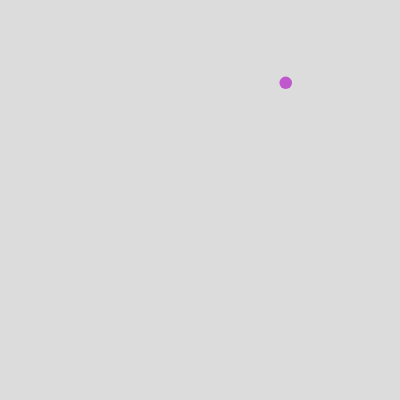
Frame 1 (no input)
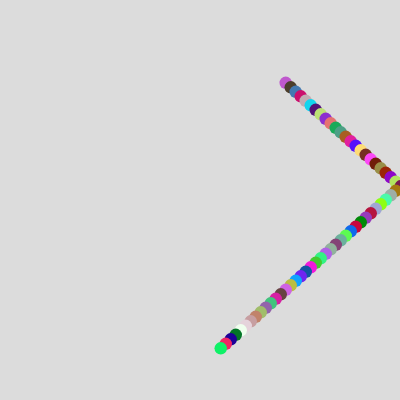
Frame 60 (no input)
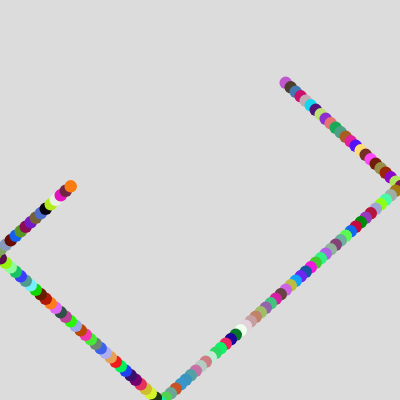
Frame 120 (the mouse pressed at the canvas centre since frame 60)

The p5.js sketch that drew these frames (run headless with seeded random() and noise() and a simulated clock; from frame 60 on, the mouse is pressed at the canvas centre):

// p5.js sketch
// ── sketch.js
var r, g, b;
var circleEffect;
var startX, startY;
var speedX, speedY;
var sprayEffect;
var x,y;

function setup() {
  createCanvas(400, 400);
  background(220);
  startX = random(width);
  startY = random(height);
  speedX = 5;
  speedY = 4.5;
  circleEffect = true;
  x = width/2;
  y = height/2;
  sprayEffect = false;
}

function draw() {
  r = random (255);
  g = random (255);
  b = random (255);
  stroke(r, g, b);
  if (circleEffect) circles();
  else spray();
}

function circles() {
  strokeWeight(12.5);
  point(startX, startY);
  startX += speedX;
  startY += speedY;

  if (startX < 0 || startX > width) speedX *= -1;

  if (startY < 0 || startY > height) speedY *= -1;
}

function spray() {
  strokeWeight(0.5);
  stroke(0);
  fill(r,g,b);
  for (let i = 0; i < 1000; i++) {
    x += random(-1, 1);
    y += random(-1, 1);
    x = constrain(x, 0, width);
    y = constrain(y, 0, height);
    ellipse(x, y, 15, 15);
  }
}

function keyTyped() {
  if (key === 'r' || key === 'R') {
    clear();
    background(220);
  }
  if (key === 'c' || key === 'C') {
    clear();
    background(220);
    circleEffect = !circleEffect;
    sprayEffect = !sprayEffect;
  } 
}
// ── style.css
* {
    text-align: center;
    font-family: Arial;
}
